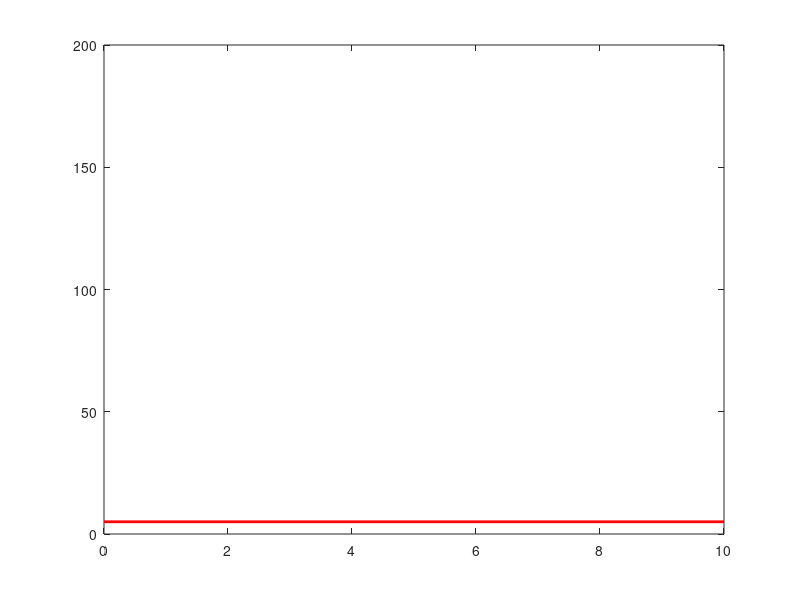

The MATLAB script that drew this image:
%Generate notation that a crowd can play along to

clear all
close all

notes = 1;
length = 200; %size of your domain
lowerby = 5; %amount by which you want the notes to be lowered

%define arrays to hold your notes

C = [] ; D = []; E = []; F = []; G = []; A = []; B = []; C1 = [];

%load input array

input = [ 1 0 1 0 0 0 1 1 ; 0 1 0 0 0 0 1 1 ; 0 0 0 0 0 0 1 1  ];

% loop to generate your video

limit = numel(input(:,1)); %number of things that are going to be fed

for i = 1:(limit + round(length/lowerby))
    
    if i <= limit %input note into arrays
        
        for m = 1:numel(input(i,:)) %input notes into arrays
            
            switch m
                
                case 1
                    
                    if input(i,m) == 1, C = [C ; [1,length] ]; end
                    
                case 2
                    
                    if input(i,m) == 1, D = [D ; [2,length] ]; end
                    
                case 3
                    
                    if input(i,m) == 1, E = [E ; [3,length] ]; end
                    
                case 4
                    
                    if input(i,m) == 1, F = [F ; [4,length] ]; end
                    
                case 5
                    
                    if input(i,m) == 1, G = [G ; [5,length] ]; end
                    
                case 6
                    
                    if input(i,m) == 1, A = [A ; [6,length] ]; end
                    
                case 7
                    
                    if input(i,m) == 1, B = [B ; [7,length] ]; end
                    
                case 8
                    
                    if input(i,m) == 1, C1 = [C1 ; [8,length] ]; end
                    
            end
            
            
            
            
        end
        
        
    end %if statement to put feed input data into notes
    
    
    %lower notes in the domain y
    
    if ~isempty(C), C = C - [0,lowerby]; end
    if ~isempty(D), D = D - [0,lowerby]; end
    if ~isempty(E), E = E - [0,lowerby]; end
    if ~isempty(F), F = F - [0,lowerby]; end
    if ~isempty(G), G = G - [0,lowerby]; end
    if ~isempty(A), A = A - [0,lowerby]; end
    if ~isempty(B), B = B - [0,lowerby]; end
    if ~isempty(C1), C1 = C1 - [0,lowerby]; end
    
    disp(C)
    
    %plot things
    hold off
    %plot line
    
    plot([0:10] , 5*ones(1,11) ,'r' , 'LineWidth',2 );
    
    
    hold on
    
    
    if ~isempty(C)
        for ploti = 1:numel(C( :, 1  )), scatter( C(ploti,1) , C(ploti,2) , 'fill'  ); end
    end
    
    if ~isempty(D)
        for ploti = 1:numel(D( :, 1  )), scatter( C(ploti,1) , D(ploti,2) , 'fill'  ); end
    end
    
    if ~isempty(E)
        for ploti = 1:numel(E( :, 1  )), scatter( E(ploti,1) , E(ploti,2) , 'fill'  ); end
    end
    
    if ~isempty(F)
        for ploti = 1:numel(F( :, 1  )), scatter( F(ploti,1) , F(ploti,2) , 'fill'  ); end
    end
    
    if ~isempty(G)
        for ploti = 1:numel(G( :, 1  )), scatter( G(ploti,1) , G(ploti,2) , 'fill'  ); end
    end
    
    if ~isempty(A)
        for ploti = 1:numel(A( :, 1  )), scatter( A(ploti,1) , A(ploti,2) , 'fill'  ); end
    end
    
    if ~isempty(B)
        for ploti = 1:numel(B( :, 1  )), scatter( B(ploti,1) , B(ploti,2) , 'fill'  ); end
    end
    
    if ~isempty(C1)
        for ploti = 1:numel(C1( :, 1  )), scatter( C1(ploti,1) , C1(ploti,2) , 'fill'  ); end
    end
    
    axis([ 0 , 10 , 0 , length    ]) ;
    
    drawnow
    
end